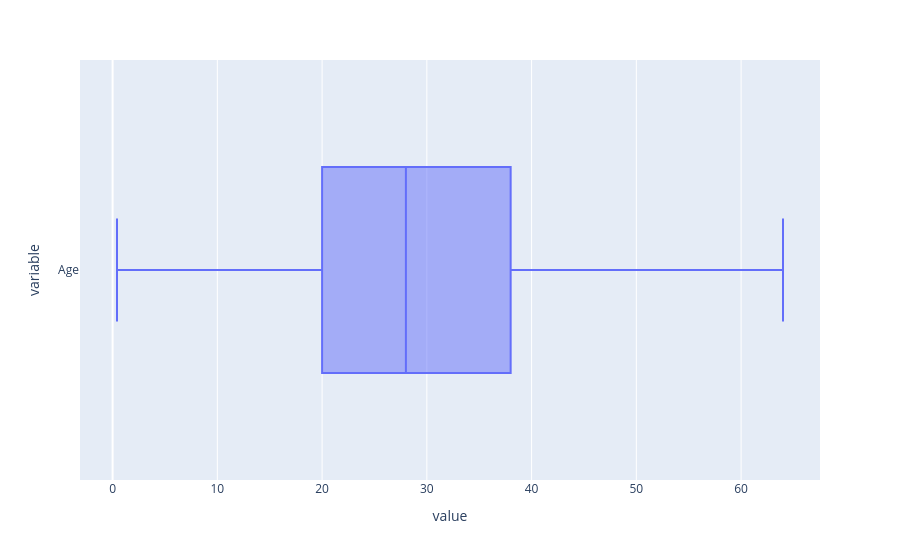

The cell this chart's notebook holds for it:
### Code cell
px.box(train_df.Age, orientation= "h")

### Figure 1 — Plotly figure (JSON) as saved in the notebook; plotly's stock layout.template omitted (floating-point values rounded to 4 significant figures; data arrays with more than 128 entries replaced by an {"elided": "..."} marker saying what was removed)
{"data": [{"alignmentgroup": "True", "hovertemplate": "value=%{x}<br>variable=%{y}<extra></extra>", "legendgroup": "", "marker": {"color": "#636efa"}, "name": "", "notched": false, "offsetgroup": "", "orientation": "h", "showlegend": false, "type": "box", "x": {"elided": "891 float values"}, "x0": " ", "xaxis": "x", "y": {"elided": "891 str values"}, "y0": " ", "yaxis": "y"}], "layout": {"boxmode": "group", "legend": {"tracegroupgap": 0}, "margin": {"t": 60}, "xaxis": {"anchor": "y", "domain": [0, 1], "title": {"text": "value"}}, "yaxis": {"anchor": "x", "domain": [0, 1], "title": {"text": "variable"}}}}
